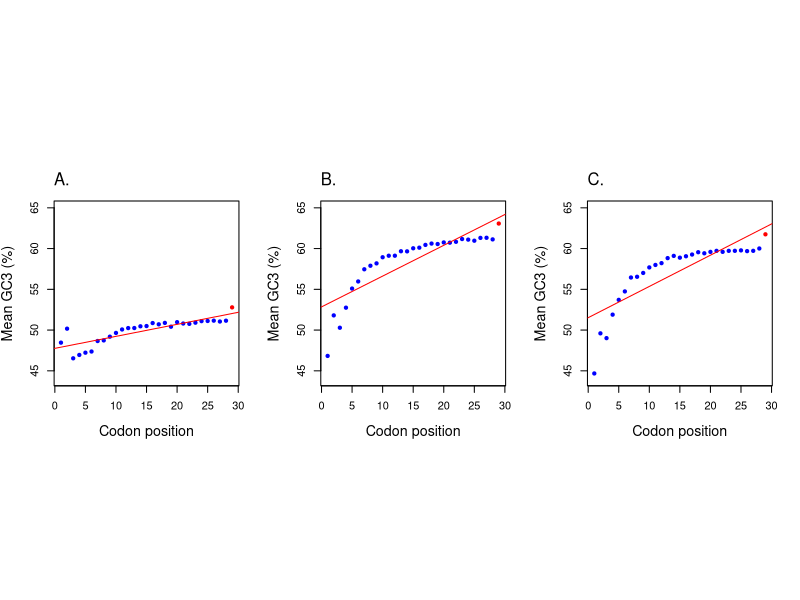

Reproduce this figure in R.
#Figure 7 GC3

data1 <- read.csv("Hyperthermophiles.csv",header=T)
attach(data1)

data2 <- read.csv("Thermophiles.csv",header=T)
attach(data2)

data3 <- read.csv("Mesophiles.csv",header=T)
attach(data3)

# Hyperthermophiles

dims1 <- dim(data1)

m.gc1 <- c()
for (i in c(4:dims1[2])) {
    gc <- unlist(data1[i]) * 100
    m.gc1 <- c(m.gc1, mean(gc))
}

core.gc1 <- unlist(data1$Core_GC) * 100
m.gc1 <- c(m.gc1, mean(core.gc1)) 

x1 <- 1:length(m.gc1) 

# Thermophiles 

dims2 <- dim(data2)

m.gc2 <- c()
for (i in c(4:dims2[2])) {
    gc2 <- unlist(data2[i]) * 100
    m.gc2 <- c(m.gc2, mean(gc2))
}

core.gc2 <- unlist(data2$Core_GC) * 100
m.gc2 <- c(m.gc2, mean(core.gc2))

x2 <- 1:length(m.gc2) 

# Mesoophiles

dims3 <- dim(data3)

m.gc3 <- c()
for (i in c(4:dims3[2])) {
    gc3 <- unlist(data3[i]) * 100
    m.gc3 <- c(m.gc3, mean(gc3))
}

core.gc3 <- unlist(data3$Core_GC) * 100
m.gc3 <- c(m.gc3, mean(core.gc3))  

x3 <- 1:length(m.gc3) 

col_v.1 <- rep("blue", length(m.gc1) - 1)
col_v <- c(col_v.1, "red")

# Output PDF
pdf("Fig_GC3_H_T_M.pdf", height=5, width=10)
par(mfrow=c(1,3))
par(pty="s")

# PLOT A - Hyperthermophiles
plot(x1, m.gc1, pch=20, col=col_v, xlab="Codon position", ylab="Mean GC3 (%)", ylim=c(44, 65),cex.lab=1.3)
lm_model1 <- lm(m.gc1 ~ x1)
abline(lm_model1, col="red")
mtext("A.",side=3,adj=0,line=1)

# PLOT B - Thermophiles
plot(x2, m.gc2, pch=20, col=col_v, xlab="Codon position", ylab="Mean GC3 (%)", ylim=c(44, 65),cex.lab=1.3)
lm_model2 <- lm(m.gc2 ~ x2)
abline(lm_model2, col="red")
mtext("B.",side=3,adj=0,line=1)

# PLOT C - Mesophiles
plot(x3, m.gc3, pch=20, col=col_v, xlab="Codon position", ylab="Mean GC3 (%)", ylim=c(44, 65),cex.lab=1.3)
lm_model3 <- lm(m.gc3 ~ x3)
abline(lm_model3, col="red")
mtext("C.",side=3,adj=0,line=1)

dev.off()












